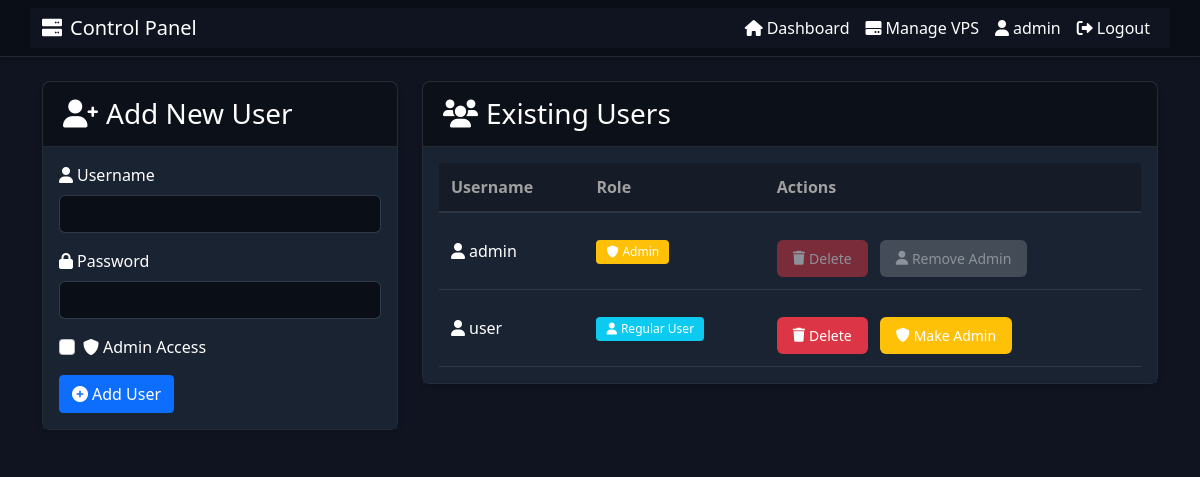
Before: /manage-users (signed in) with the older database file.
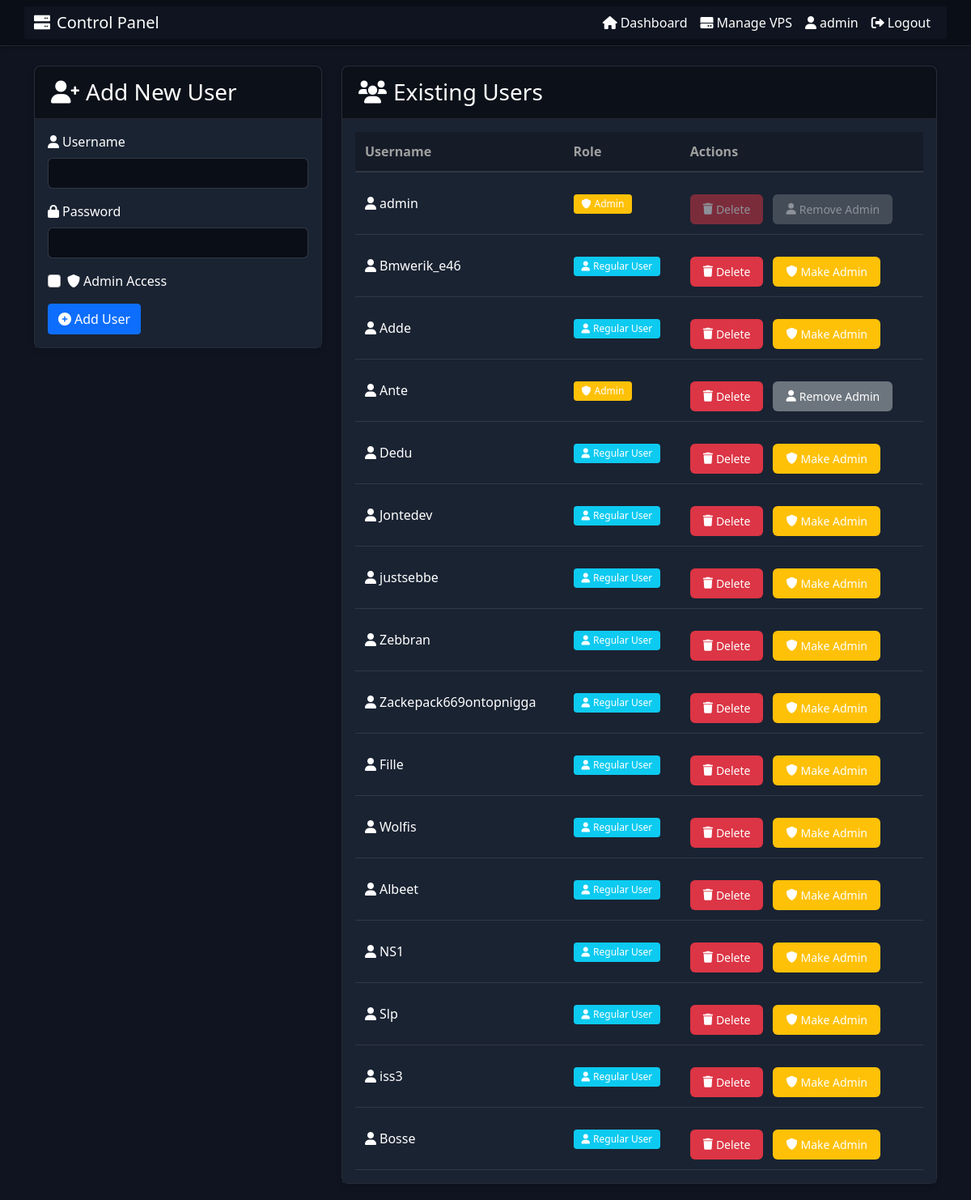
After: the same page with the newer database file.
### app.py (models this page shows, shortened)
class User(UserMixin, db.Model):
    id = db.Column(db.Integer, primary_key=True)
    username = db.Column(db.String(80), unique=True, nullable=False)
    password_hash = db.Column(db.String(120), nullable=False)
    is_admin = db.Column(db.Boolean, default=False)
    vps_list = db.relationship('VPS', backref='owner', lazy=True)

### app.py (the view)
@app.route('/manage-users')
@login_required
@admin_required
def manage_users():
    users = User.query.all()
    return render_template('manage_users.html', users=users)

### app.py (called while the page is built)
@login_manager.user_loader
def load_user(user_id):
    return User.query.get(int(user_id))

def admin_required(f):
    @wraps(f)
    def decorated_function(*args, **kwargs):
        if not current_user.is_authenticated or not current_user.is_admin:
            flash('You need admin privileges to access this page.')
            return redirect(url_for('dashboard'))
        return f(*args, **kwargs)
    return decorated_function

### templates/manage_users.html (shortened to what this page needs)
<!DOCTYPE html>
<html>
<head>
    <link href="https://cdn.jsdelivr.net/npm/bootstrap@5.1.3/dist/css/bootstrap.min.css" rel="stylesheet">
    <link href="{{ url_for('static', filename='css/style.css') }}" rel="stylesheet">
    <link href="https://cdnjs.cloudflare.com/ajax/libs/font-awesome/6.0.0/css/all.min.css" rel="stylesheet">
</head>
<body>
    <nav class="navbar navbar-expand-lg">
        <div class="container">
            <a class="navbar-brand" href="#">
                <i class="fas fa-server me-2"></i>Control Panel
            </a>
            <div class="navbar-nav ms-auto">
                <a class="nav-link" href="{{ url_for('dashboard') }}">
                    <i class="fas fa-home me-1"></i>Dashboard
                </a>
                <a class="nav-link" href="{{ url_for('manage_vps') }}">
                    <i class="fas fa-hdd me-1"></i>Manage VPS
                </a>
                <span class="nav-item nav-link">
                    <i class="fas fa-user me-1"></i>{{ current_user.username }}
                </span>
                <a class="nav-link" href="{{ url_for('logout') }}">
                    <i class="fas fa-sign-out-alt me-1"></i>Logout
                </a>
            </div>
        </div>
    </nav>
    <div class="container mt-4">
        <div class="row">
            <div class="col-md-4">
                <div class="card">
                    <div class="card-header">
                        <h3 class="mb-0">
                            <i class="fas fa-user-plus me-2"></i>Add New User
                        </h3>
                    </div>
                    <div class="card-body">
                        <form method="POST" action="{{ url_for('add_user') }}">
                            <div class="mb-3">
                                <label for="username" class="form-label">
                                    <i class="fas fa-user me-1"></i>Username
                                </label>
                                <input type="text" class="form-control" id="username" name="username" required>
                            </div>
                            <div class="mb-3">
                                <label for="password" class="form-label">
                                    <i class="fas fa-lock me-1"></i>Password
                                </label>
                                <input type="password" class="form-control" id="password" name="password" required>
                            </div>
                            <div class="mb-3">
                                <div class="form-check">
                                    <input type="checkbox" class="form-check-input" id="is_admin" name="is_admin">
                                    <label class="form-check-label" for="is_admin">
                                        <i class="fas fa-shield-alt me-1"></i>Admin Access
                                    </label>
                                </div>
                            </div>
                            <button type="submit" class="btn btn-primary">
                                <i class="fas fa-plus-circle me-1"></i>Add User
                            </button>
                        </form>
                    </div>
                </div>
            </div>
            <div class="col-md-8">
                <div class="card">
                    <div class="card-header">
                        <h3 class="mb-0">
                            <i class="fas fa-users me-2"></i>Existing Users
                        </h3>
                    </div>
                    <div class="card-body">
                        <div class="table-responsive">
                            <table class="table">
                                <thead>
                                    <tr>
                                        <th>Username</th>
                                        <th>Role</th>
                                        <th>Actions</th>
                                    </tr>
                                </thead>
                                <tbody>
                                    {% for user in users %}
                                    <tr>
                                        <td>
                                            <i class="fas fa-user me-1"></i>{{ user.username }}
                                        </td>
                                        <td>
                                            <span class="badge {% if user.is_admin %}bg-warning{% else %}bg-info{% endif %}">
                                                {% if user.is_admin %}
                                                    <i class="fas fa-shield-alt me-1"></i>Admin
                                                {% else %}
                                                    <i class="fas fa-user me-1"></i>Regular User
                                                {% endif %}
                                            </span>
                                        </td>
                                        <td>
                                            <div class="btn-group">
                                                <form method="POST" action="{{ url_for('delete_user', user_id=user.id) }}" class="d-inline">
                                                    <button type="submit" class="btn btn-danger btn-sm" {% if user.username == current_user.username %}disabled{% endif %}>
                                                        <i class="fas fa-trash me-1"></i>Delete
                                                    </button>
                                                </form>
                                                {% if not user.is_admin %}
                                                <form method="POST" action="{{ url_for('toggle_admin', user_id=user.id) }}" class="d-inline ms-1">
                                                    <button type="submit" class="btn btn-warning btn-sm">
                                                        <i class="fas fa-shield-alt me-1"></i>Make Admin
                                                    </button>
                                                </form>
                                                {% else %}
                                                <form method="POST" action="{{ url_for('toggle_admin', user_id=user.id) }}" class="d-inline ms-1">
                                                    <button type="submit" class="btn btn-secondary btn-sm" {% if user.username == current_user.username %}disabled{% endif %}>
                                                        <i class="fas fa-user me-1"></i>Remove Admin
                                                    </button>
                                                </form>
                                                {% endif %}
                                            </div>
                                        </td>
                                    </tr>
                                    {% endfor %}
                                </tbody>
                            </table>
                        </div>
                    </div>
                </div>
            </div>
        </div>
    </div>
</body>
</html>

### static/css/style.css (style rules this page uses)
:root { --dark-bg: #0f1420; --darker-bg: #0a0e17; --card-bg: #1a2332; --accent: #3498db; --text-primary: #ffffff; --text-secondary: #a0a0a0; --hover-bg: #2a3442; }
body { background-color: var(--dark-bg) !important; color: var(--text-primary); font-family: 'Segoe UI', system-ui, -apple-system, sans-serif; min-height: 100vh; }
.navbar { background-color: var(--darker-bg) !important; border-bottom: 1px solid rgba(255, 255, 255, 0.1); box-shadow: 0 2px 4px rgba(0, 0, 0, 0.2); }
.navbar-brand, .nav-link { color: var(--text-primary) !important; }
.btn-group { display: flex; gap: 8px; margin-top: 15px; }
.btn-group .btn { border-radius: 6px; padding: 8px 16px; font-size: 0.875rem; display: inline-flex; align-items: center; justify-content: center; border: none; transition: all 0.2s ease; }
.btn-group .btn i { margin-right: 6px; font-size: 14px; }
.form-control { background-color: var(--darker-bg); border: 1px solid rgba(255, 255, 255, 0.1); color: var(--text-primary); border-radius: 6px; }
html, body, .container, .row, .col, .card { background-color: var(--dark-bg) !important; }
.btn, .nav-link, .form-control { color: var(--text-primary) !important; }
.card { background-color: var(--card-bg); border: 1px solid rgba(255, 255, 255, 0.1); border-radius: 8px; box-shadow: 0 4px 6px rgba(0, 0, 0, 0.1); margin-bottom: 20px; }
.card-header { background-color: rgba(0, 0, 0, 0.2); border-bottom: 1px solid rgba(255, 255, 255, 0.1); border-radius: 8px 8px 0 0 !important; color: var(--text-primary); padding: 15px 20px; }
.card-body { background-color: var(--card-bg); }
.table { color: var(--text-primary); margin-bottom: 0; }
.table thead th { background-color: rgba(0, 0, 0, 0.2); border-bottom: 2px solid rgba(255, 255, 255, 0.1); color: var(--text-secondary); font-weight: 600; padding: 12px; }
.table td { border-color: rgba(255, 255, 255, 0.1); padding: 12px; vertical-align: middle; }
.table tbody tr { background-color: var(--card-bg); }
.badge { padding: 6px 10px; border-radius: 4px; font-weight: 500; }
.bg-warning { background-color: #ffc107 !important; }
.btn:disabled { opacity: 0.5; cursor: not-allowed; }

Changed rows visible on the page:
removed User: username "user", is_admin False (drawn)
added User: username "Bmwerik_e46", is_admin False (drawn)
added User: username "Adde", is_admin False (drawn)
added User: username "Ante", is_admin True (drawn)
added User: username "Dedu", is_admin False (drawn)
added User: username "Jontedev", is_admin False (drawn)
added User: username "justsebbe", is_admin False (drawn)
added User: username "Zebbran", is_admin False (drawn)
added User: username "Zackepack669ontopnigga", is_admin False (drawn)
added User: username "Fille", is_admin False (drawn)
added User: username "Wolfis", is_admin False (drawn)
added User: username "Albeet", is_admin False (drawn)
added User: username "NS1", is_admin False (drawn)
added User: username "Slp", is_admin False (drawn)
added User: username "iss3", is_admin False (drawn)
added User: username "Bosse", is_admin False (drawn)
